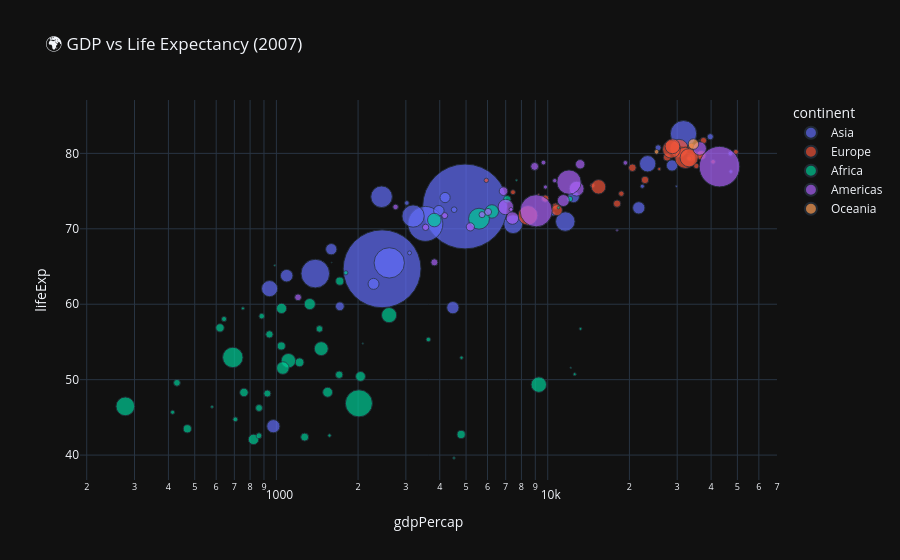

The cell this chart's notebook holds for it:
### Code cell
# import plotly.express as px

df = px.data.gapminder().query("year == 2007")

fig = px.scatter(
    df, x="gdpPercap", y="lifeExp",
    size="pop", color="continent",
    hover_name="country", log_x=True,
    size_max=60, template="plotly_dark",
    title="🌍 GDP vs Life Expectancy (2007)"
)

fig.show()

### Figure 1 — Plotly figure (JSON) as saved in the notebook; plotly's stock layout.template omitted (floating-point values rounded to 4 significant figures)
{"data": [{"hovertemplate": "<b>%{hovertext}</b><br><br>continent=Asia<br>gdpPercap=%{x}<br>lifeExp=%{y}<br>pop=%{marker.size}<extra></extra>", "hovertext": ["Afghanistan", "Bahrain", "Bangladesh", "Cambodia", "China", "Hong Kong, China", "India", "Indonesia", "Iran", "Iraq", "Israel", "Japan", "Jordan", "Korea, Dem. Rep.", "Korea, Rep.", "Kuwait", "Lebanon", "Malaysia", "Mongolia", "Myanmar", "Nepal", "Oman", "Pakistan", "Philippines", "Saudi Arabia", "Singapore", "Sri Lanka", "Syria", "Taiwan", "Thailand", "Vietnam", "West Bank and Gaza", "Yemen, Rep."], "legendgroup": "Asia", "marker": {"color": "#636efa", "size": [31889923, 708573, 150448339, 14131858, 1318683096, 6980412, 1110396331, 223547000, 69453570, 27499638, 6426679, 127467972, 6053193, 23301725, 49044790, 2505559, 3921278, 24821286, 2874127, 47761980, 28901790, 3204897, 169270617, 91077287, 27601038, 4553009, 20378239, 19314747, 23174294, 65068149, 85262356, 4018332, 22211743], "sizemode": "area", "sizeref": 366300.0, "symbol": "circle"}, "mode": "markers", "name": "Asia", "orientation": "v", "showlegend": true, "type": "scatter", "x": [974.6, 29800.0, 1391.0, 1714.0, 4959.0, 39720.0, 2452.0, 3541.0, 11610.0, 4471.0, 25520.0, 31660.0, 4519.0, 1593.0, 23350.0, 47310.0, 10460.0, 12450.0, 3096.0, 944.0, 1091.0, 22320.0, 2606.0, 3190.0, 21650.0, 47140.0, 3970.0, 4185.0, 28720.0, 7458.0, 2442.0, 3025.0, 2281.0], "xaxis": "x", "y": [43.83, 75.64, 64.06, 59.72, 72.96, 82.21, 64.7, 70.65, 70.96, 59.55, 80.75, 82.6, 72.53, 67.3, 78.62, 77.59, 71.99, 74.24, 66.8, 62.07, 63.78, 75.64, 65.48, 71.69, 72.78, 79.97, 72.4, 74.14, 78.4, 70.62, 74.25, 73.42, 62.7], "yaxis": "y"}, {"hovertemplate": "<b>%{hovertext}</b><br><br>continent=Europe<br>gdpPercap=%{x}<br>lifeExp=%{y}<br>pop=%{marker.size}<extra></extra>", "hovertext": ["Albania", "Austria", "Belgium", "Bosnia and Herzegovina", "Bulgaria", "Croatia", "Czech Republic", "Denmark", "Finland", "France", "Germany", "Greece", "Hungary", "Iceland", "Ireland", "Italy", "Montenegro", "Netherlands", "Norway", "Poland", "Portugal", "Romania", "Serbia", "Slovak Republic", "Slovenia", "Spain", "Sweden", "Switzerland", "Turkey", "United Kingdom"], "legendgroup": "Europe", "marker": {"color": "#EF553B", "size": [3600523, 8199783, 10392226, 4552198, 7322858, 4493312, 10228744, 5468120, 5238460, 61083916, 82400996, 10706290, 9956108, 301931, 4109086, 58147733, 684736, 16570613, 4627926, 38518241, 10642836, 22276056, 10150265, 5447502, 2009245, 40448191, 9031088, 7554661, 71158647, 60776238], "sizemode": "area", "sizeref": 366300.0, "symbol": "circle"}, "mode": "markers", "name": "Europe", "orientation": "v", "showlegend": true, "type": "scatter", "x": [5937.0, 36130.0, 33690.0, 7446.0, 10680.0, 14620.0, 22830.0, 35280.0, 33210.0, 30470.0, 32170.0, 27540.0, 18010.0, 36180.0, 40680.0, 28570.0, 9254.0, 36800.0, 49360.0, 15390.0, 20510.0, 10810.0, 9787.0, 18680.0, 25770.0, 28820.0, 33860.0, 37510.0, 8458.0, 33200.0], "xaxis": "x", "y": [76.42, 79.83, 79.44, 74.85, 73.0, 75.75, 76.49, 78.33, 79.31, 80.66, 79.41, 79.48, 73.34, 81.76, 78.89, 80.55, 74.54, 79.76, 80.2, 75.56, 78.1, 72.48, 74.0, 74.66, 77.93, 80.94, 80.88, 81.7, 71.78, 79.42], "yaxis": "y"}, {"hovertemplate": "<b>%{hovertext}</b><br><br>continent=Africa<br>gdpPercap=%{x}<br>lifeExp=%{y}<br>pop=%{marker.size}<extra></extra>", "hovertext": ["Algeria", "Angola", "Benin", "Botswana", "Burkina Faso", "Burundi", "Cameroon", "Central African Republic", "Chad", "Comoros", "Congo, Dem. Rep.", "Congo, Rep.", "Cote d'Ivoire", "Djibouti", "Egypt", "Equatorial Guinea", "Eritrea", "Ethiopia", "Gabon", "Gambia", "Ghana", "Guinea", "Guinea-Bissau", "Kenya", "Lesotho", "Liberia", "Libya", "Madagascar", "Malawi", "Mali", "Mauritania", "Mauritius", "Morocco", "Mozambique", "Namibia", "Niger", "Nigeria", "Reunion", "Rwanda", "Sao Tome and Principe", "Senegal", "Sierra Leone", "Somalia", "South Africa", "Sudan", "Swaziland", "Tanzania", "Togo", "Tunisia", "Uganda", "Zambia", "Zimbabwe"], "legendgroup": "Africa", "marker": {"color": "#00cc96", "size": [33333216, 12420476, 8078314, 1639131, 14326203, 8390505, 17696293, 4369038, 10238807, 710960, 64606759, 3800610, 18013409, 496374, 80264543, 551201, 4906585, 76511887, 1454867, 1688359, 22873338, 9947814, 1472041, 35610177, 2012649, 3193942, 6036914, 19167654, 13327079, 12031795, 3270065, 1250882, 33757175, 19951656, 2055080, 12894865, 135031164, 798094, 8860588, 199579, 12267493, 6144562, 9118773, 43997828, 42292929, 1133066, 38139640, 5701579, 10276158, 29170398, 11746035, 12311143], "sizemode": "area", "sizeref": 366300.0, "symbol": "circle"}, "mode": "markers", "name": "Africa", "orientation": "v", "showlegend": true, "type": "scatter", "x": [6223.0, 4797.0, 1441.0, 12570.0, 1217.0, 430.1, 2042.0, 706.0, 1704.0, 986.1, 277.6, 3633.0, 1545.0, 2082.0, 5581.0, 12150.0, 641.4, 690.8, 13210.0, 752.7, 1328.0, 942.7, 579.2, 1463.0, 1569.0, 414.5, 12060.0, 1045.0, 759.3, 1043.0, 1803.0, 10960.0, 3820.0, 823.7, 4811.0, 619.7, 2014.0, 7670.0, 863.1, 1598.0, 1712.0, 862.5, 926.1, 9270.0, 2602.0, 4513.0, 1107.0, 883.0, 7093.0, 1056.0, 1271.0, 469.7], "xaxis": "x", "y": [72.3, 42.73, 56.73, 50.73, 52.3, 49.58, 50.43, 44.74, 50.65, 65.15, 46.46, 55.32, 48.33, 54.79, 71.34, 51.58, 58.04, 52.95, 56.73, 59.45, 60.02, 56.01, 46.39, 54.11, 42.59, 45.68, 73.95, 59.44, 48.3, 54.47, 64.16, 72.8, 71.16, 42.08, 52.91, 56.87, 46.86, 76.44, 46.24, 65.53, 63.06, 42.57, 48.16, 49.34, 58.56, 39.61, 52.52, 58.42, 73.92, 51.54, 42.38, 43.49], "yaxis": "y"}, {"hovertemplate": "<b>%{hovertext}</b><br><br>continent=Americas<br>gdpPercap=%{x}<br>lifeExp=%{y}<br>pop=%{marker.size}<extra></extra>", "hovertext": ["Argentina", "Bolivia", "Brazil", "Canada", "Chile", "Colombia", "Costa Rica", "Cuba", "Dominican Republic", "Ecuador", "El Salvador", "Guatemala", "Haiti", "Honduras", "Jamaica", "Mexico", "Nicaragua", "Panama", "Paraguay", "Peru", "Puerto Rico", "Trinidad and Tobago", "United States", "Uruguay", "Venezuela"], "legendgroup": "Americas", "marker": {"color": "#ab63fa", "size": [40301927, 9119152, 190010647, 33390141, 16284741, 44227550, 4133884, 11416987, 9319622, 13755680, 6939688, 12572928, 8502814, 7483763, 2780132, 108700891, 5675356, 3242173, 6667147, 28674757, 3942491, 1056608, 301139947, 3447496, 26084662], "sizemode": "area", "sizeref": 366300.0, "symbol": "circle"}, "mode": "markers", "name": "Americas", "orientation": "v", "showlegend": true, "type": "scatter", "x": [12780.0, 3822.0, 9066.0, 36320.0, 13170.0, 7007.0, 9645.0, 8948.0, 6025.0, 6873.0, 5728.0, 5186.0, 1202.0, 3548.0, 7321.0, 11980.0, 2749.0, 9809.0, 4173.0, 7409.0, 19330.0, 18010.0, 42950.0, 10610.0, 11420.0], "xaxis": "x", "y": [75.32, 65.55, 72.39, 80.65, 78.55, 72.89, 78.78, 78.27, 72.23, 74.99, 71.88, 70.26, 60.92, 70.2, 72.57, 76.19, 72.9, 75.54, 71.75, 71.42, 78.75, 69.82, 78.24, 76.38, 73.75], "yaxis": "y"}, {"hovertemplate": "<b>%{hovertext}</b><br><br>continent=Oceania<br>gdpPercap=%{x}<br>lifeExp=%{y}<br>pop=%{marker.size}<extra></extra>", "hovertext": ["Australia", "New Zealand"], "legendgroup": "Oceania", "marker": {"color": "#FFA15A", "size": [20434176, 4115771], "sizemode": "area", "sizeref": 366300.0, "symbol": "circle"}, "mode": "markers", "name": "Oceania", "orientation": "v", "showlegend": true, "type": "scatter", "x": [34440.0, 25190.0], "xaxis": "x", "y": [81.23, 80.2], "yaxis": "y"}], "layout": {"legend": {"itemsizing": "constant", "title": {"text": "continent"}, "tracegroupgap": 0}, "title": {"text": "🌍 GDP vs Life Expectancy (2007)"}, "xaxis": {"anchor": "y", "domain": [0, 1], "title": {"text": "gdpPercap"}, "type": "log"}, "yaxis": {"anchor": "x", "domain": [0, 1], "title": {"text": "lifeExp"}}}}
